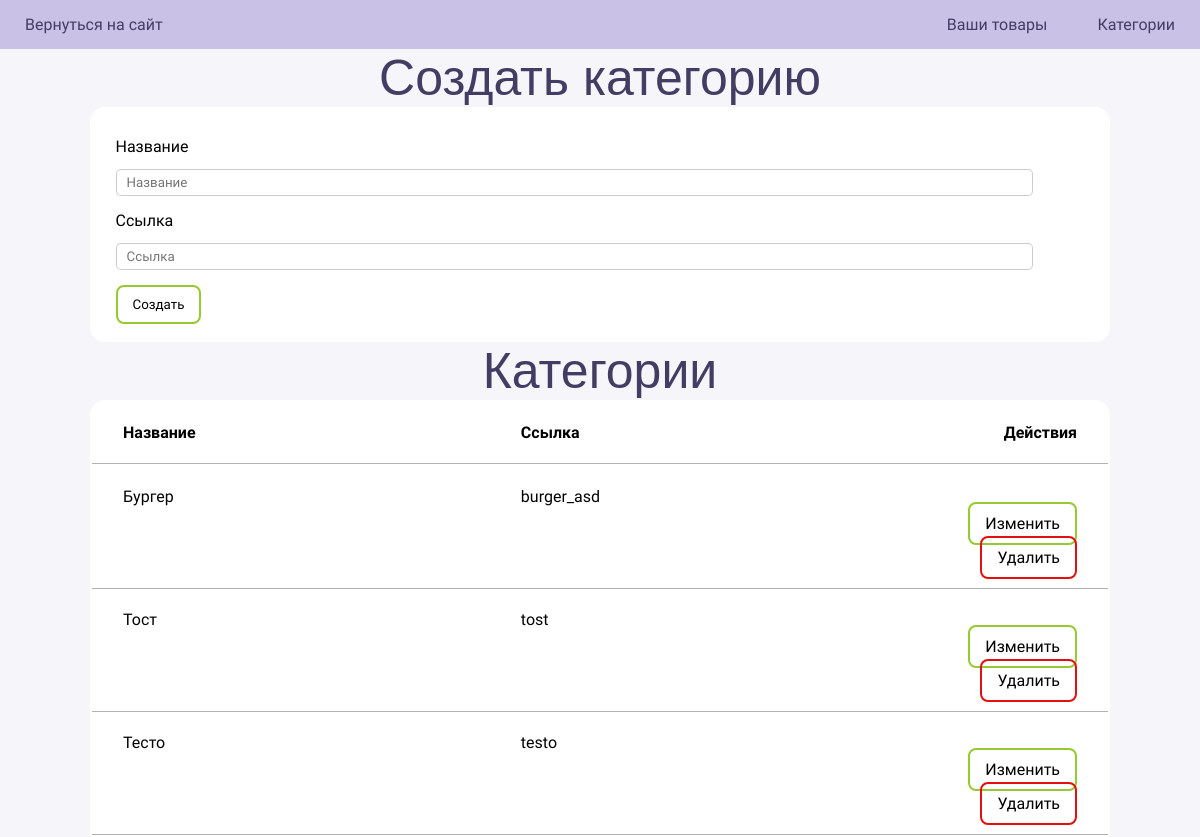
The page /your-company/categories on the database its author committed.
### companies/models.py (models this page shows, shortened)
class Category(models.Model):
    id = models.UUIDField(default=uuid.uuid4, unique=True, primary_key=True, editable=False)
    name = models.CharField(max_length=255)
    created_at = models.DateTimeField(auto_now_add=True)
    slug = models.CharField(max_length=255, unique=True)

### companies/views.py (the view)
# urls.py: path('your-company/categories', views.companyCategories, name='companyCategories'),
def companyCategories(request):
    categories = Category.objects.all()
    return render(request, 'your-company/categories.html', {'categories':categories})

### companies/templates/your-company/categories.html (shortened to what this page needs)
{% extends 'admin/main.html' %}
{% block content %}
{% load static %}
<link rel="stylesheet" href="{% static 'styles/product-add.css' %}">
    <p class="title fancy-font center">Создать категорию</p>
    <form class="container product-add" method="post" action="{% url 'categoryCreate' %}">
        <div class="form-container">
            <p>Название</p>
            <input type="text" name="name" placeholder="Название">
            <p>Ссылка</p>
            <input type="text" name="slug" placeholder="Ссылка">
            <button type="submit" class="edit">Создать</button>
        </div>
    </form>
    <div class="container">
        <p class="title fancy-font center">Категории</p>
        <table class="products">
            <thead>
                <tr class="product">
                    <th class="tb-name">Название</th>
                    <th class="tb-name">Ссылка</th>
                    <th class="tb-action">Действия</th>
          </tr>
        </thead>
        <tbody>
            {% for category in categories %}
                <tr class="product">
                    <td class="tb-name">{{ category.name }}</td>
                    <td class="tb-name">{{ category.slug }}</td>
                    <td class="tb-action">
                        <div>
                            <a class="edit" href="{% url 'categoryUpdate' category.id %}">Изменить</a>
                            <a class="delete" href="{% url 'categoryDelete' category.id %}">Удалить</a>
                        </div>
                    </td>
                </tr>
            {% endfor %}
        </tbody>
    </table>
</div>
{% endblock content %}

### static/styles/admin.css (style rules this page uses)
* { margin: 0; font-family: 'Ubuntu', sans-serif; }
body { background-color: #f6f5fa; }
a { text-decoration: none; }
.fancy-font { font-family: 'Russo One', sans-serif; }
.container { width: 85%; max-width: 96em; margin: 0 auto; }
.title { color: #443d63; font-size: 50px; }
.center { text-align: center; }
.products { border-radius: 15px 15px 0 0; background-color: white; width: 100%; }
.product { display: flex; justify-content: space-between; padding: 20px 30px; border-bottom: 1px solid rgba(0,0,0,0.3); }
.tb-name { text-align: left; width: 50%; }
.tb-action { text-align: right; width: 20%; }
.edit { display: inline-block; color: black; padding: 10px 15px; border-radius: 8px; border: 2px solid #97ca30; background-color: white; }
.delete { color: black; padding: 10px 15px; border-radius: 8px; border: 2px solid #e41010; }

### static/styles/product-add.css (style rules this page uses)
form { padding: 15px 0; }
.product-add { display: flex; flex-direction: column; border-radius: 15px; background-color: white; }
input { margin-top: 15px; width: 90%; padding: 5px 10px; border-radius: 5px; border: 1px solid rgba(0,0,0,0.2); }
.form-container { margin-left: 2.5%; }
.form-container input { margin-top: 10px; }
form p, .edit { margin-top: 15px; margin-bottom: 3px; }

### rows shown on the page
Category: name "Бургер", slug "burger_asd"
Category: name "Тост", slug "tost"
Category: name "Тесто", slug "testo"
